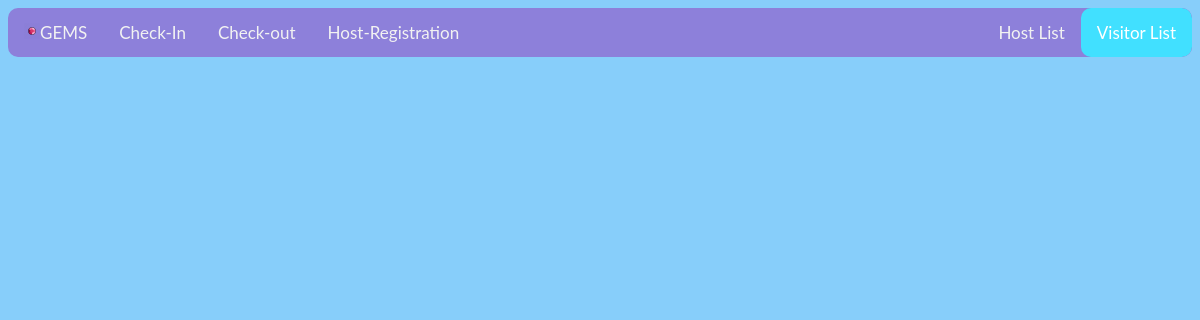
The app's page /visitors, older data.
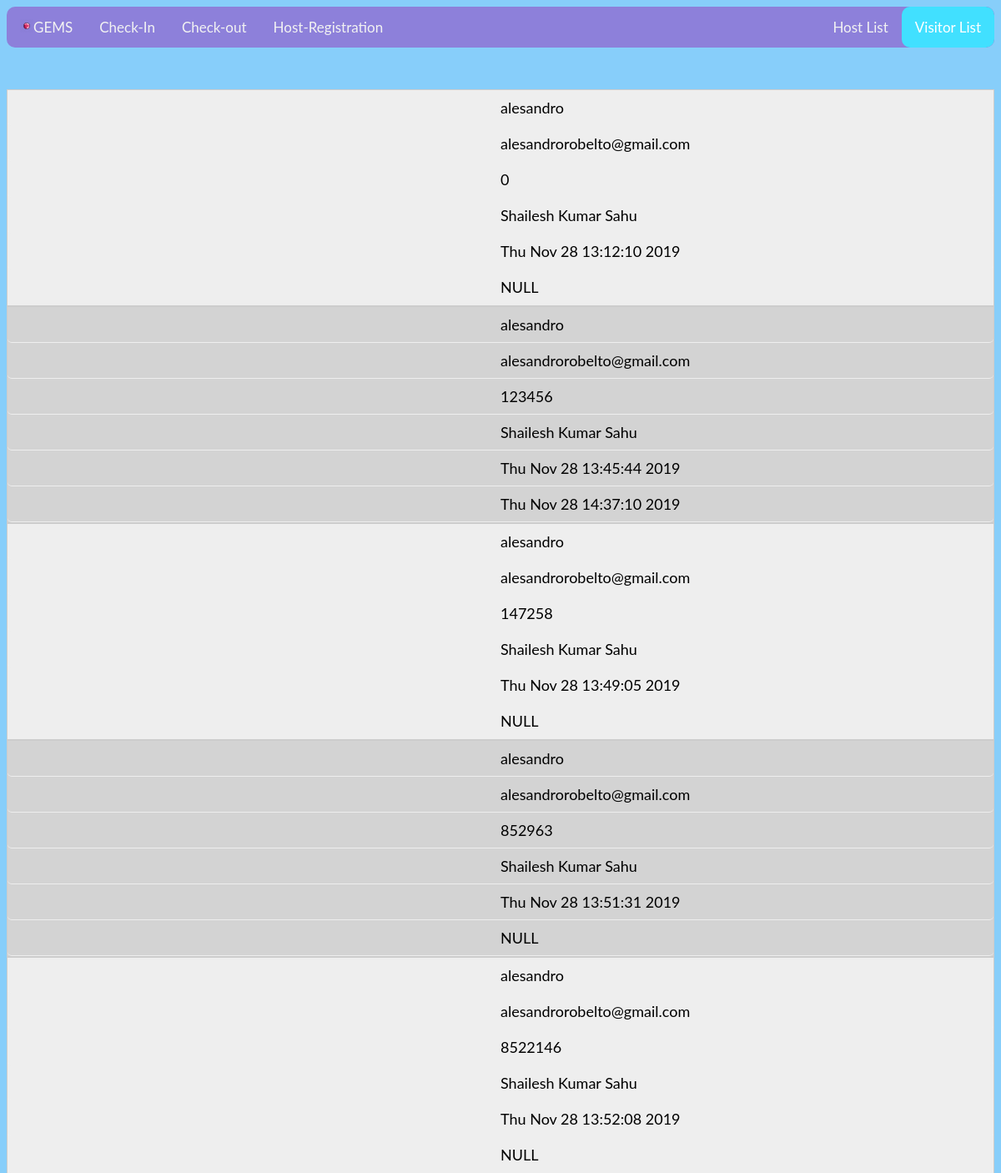
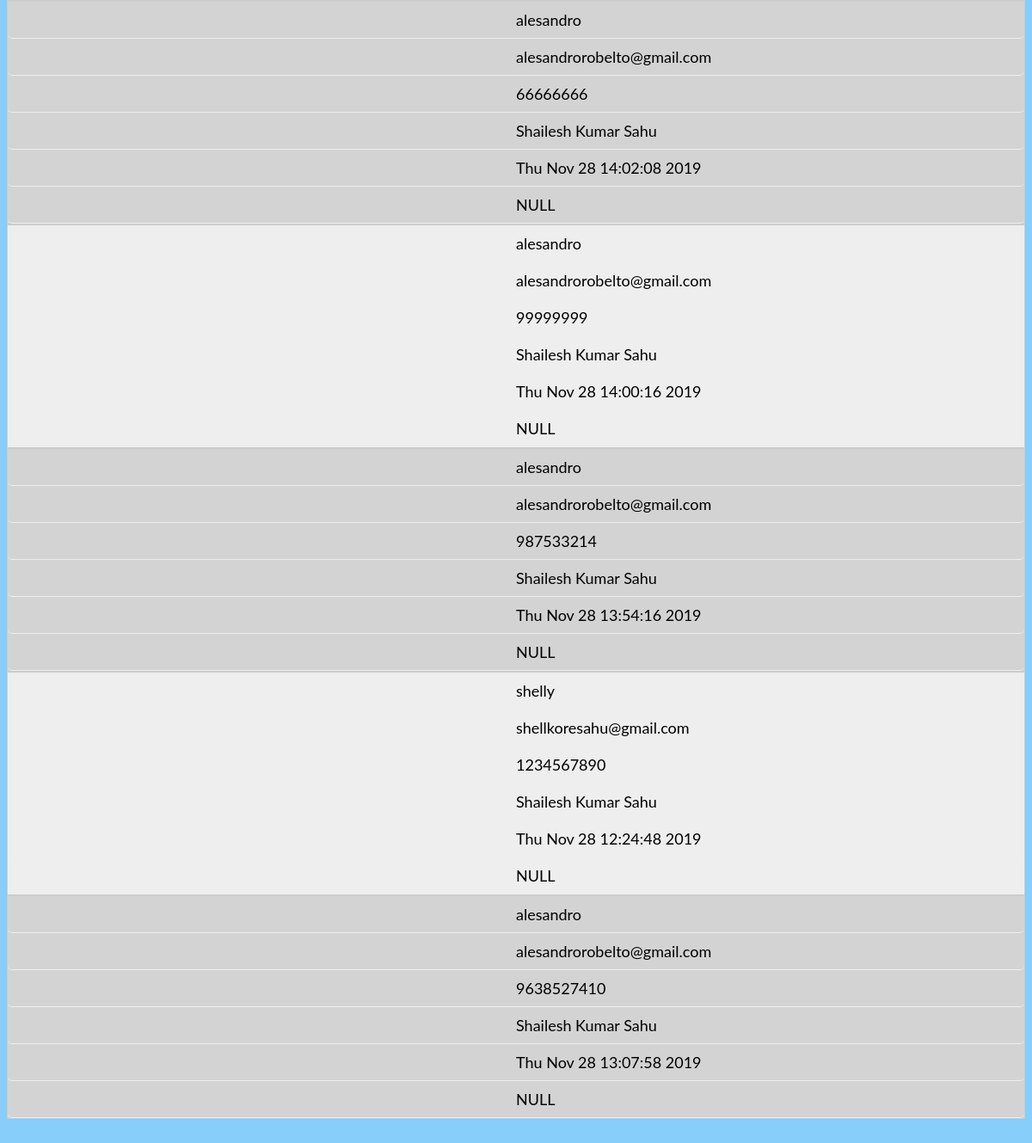
The same page, newer data (2 pictures, top to bottom).
### tables this page shows
CREATE TABLE visitor (name TEXT, email TEXT, phone INTEGER NOT NULL PRIMARY KEY, host TEXT, checkin TEXT, checkout TEXT);

### app.py (the view)
@app.route('/visitors')
def visitors():
   con = sql.connect("database.db")
   con.row_factory = sql.Row
   cur = con.cursor()
   cur.execute("select * from visitor")
   rows = cur.fetchall()
   return render_template("viewV.html",rows = rows)

### templates/viewV.html (shortened to what this page needs)
<!doctype html>
<html>
<head>
    <link rel="stylesheet" type="text/css" href="{{ url_for('static',filename='styles/style.css') }}">
</head>
   <body>
  <div class="topnav">
    <a href="/"><img src="static/gem.png" class="icon">GEMS</a>
  <a  href="{{ url_for('checkin') }}">Check-In</a>
  <a href="{{ url_for('checkout') }}">Check-out</a>
  <a href="{{ url_for('pin') }}">Host-Registration</a>
  <div class="topnav-right">
  <a href="{{ url_for('allhosts') }}">Host List</a>
  <a class='active' href="{{ url_for('visitors') }}">Visitor List</a>
  </div>
</div>
      <main >
      <table>
         {% for row in rows %}
            <tr>
               <td>{{row["name"]}}</td>
               <td>{{row["email"]}}</td>
               <td> {{row["phone"]}}</td>
               <td>{{row["host"]}}</td>
               <td>{{row["checkin"]}}</td>
               <td>{{row["checkout"]}}</td>
            </tr>
         {% endfor %}
      </table>
   </main>
   </body>
</html>

Row changes from the older to the newer data that the page shows:
added visitor: name "alesandro", email "alesandrorobelto@gmail.com", phone "0", host "Shailesh Kumar Sahu", checkin "Thu Nov 28 13:12:10 2019", checkout "NULL"
added visitor: name "alesandro", email "alesandrorobelto@gmail.com", phone "123456", host "Shailesh Kumar Sahu", checkin "Thu Nov 28 13:45:44 2019", checkout "Thu Nov 28 14:37:10 2019"
added visitor: name "alesandro", email "alesandrorobelto@gmail.com", phone "147258", host "Shailesh Kumar Sahu", checkin "Thu Nov 28 13:49:05 2019", checkout "NULL"
added visitor: name "alesandro", email "alesandrorobelto@gmail.com", phone "852963", host "Shailesh Kumar Sahu", checkin "Thu Nov 28 13:51:31 2019", checkout "NULL"
added visitor: name "alesandro", email "alesandrorobelto@gmail.com", phone "8522146", host "Shailesh Kumar Sahu", checkin "Thu Nov 28 13:52:08 2019", checkout "NULL"
added visitor: name "alesandro", email "alesandrorobelto@gmail.com", phone "66666666", host "Shailesh Kumar Sahu", checkin "Thu Nov 28 14:02:08 2019", checkout "NULL"
added visitor: name "alesandro", email "alesandrorobelto@gmail.com", phone "99999999", host "Shailesh Kumar Sahu", checkin "Thu Nov 28 14:00:16 2019", checkout "NULL"
added visitor: name "alesandro", email "alesandrorobelto@gmail.com", phone "987533214", host "Shailesh Kumar Sahu", checkin "Thu Nov 28 13:54:16 2019", checkout "NULL"
added visitor: name "shelly", email "shellkoresahu@gmail.com", phone "1234567890", host "Shailesh Kumar Sahu", checkin "Thu Nov 28 12:24:48 2019", checkout "NULL"
added visitor: name "alesandro", email "alesandrorobelto@gmail.com", phone "9638527410", host "Shailesh Kumar Sahu", checkin "Thu Nov 28 13:07:58 2019", checkout "NULL"
